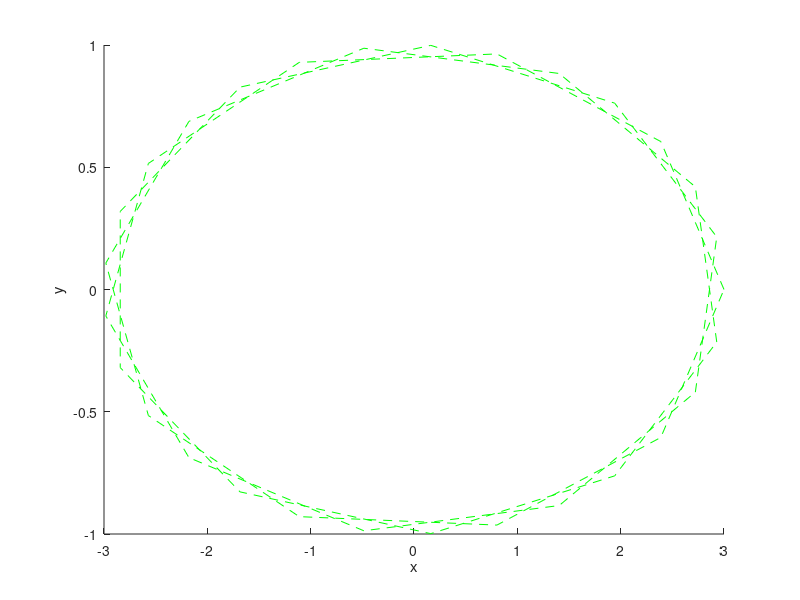

Recreate this plot in MATLAB.
t=linspace(0,6*pi,30);
x=3*cos(t);
y=1*sin(t);
z=0.01*t.^2;

figure
hold on 
plot3(x,y,z,'g--')
xlabel('x')
ylabel('y')
zlabel('z')